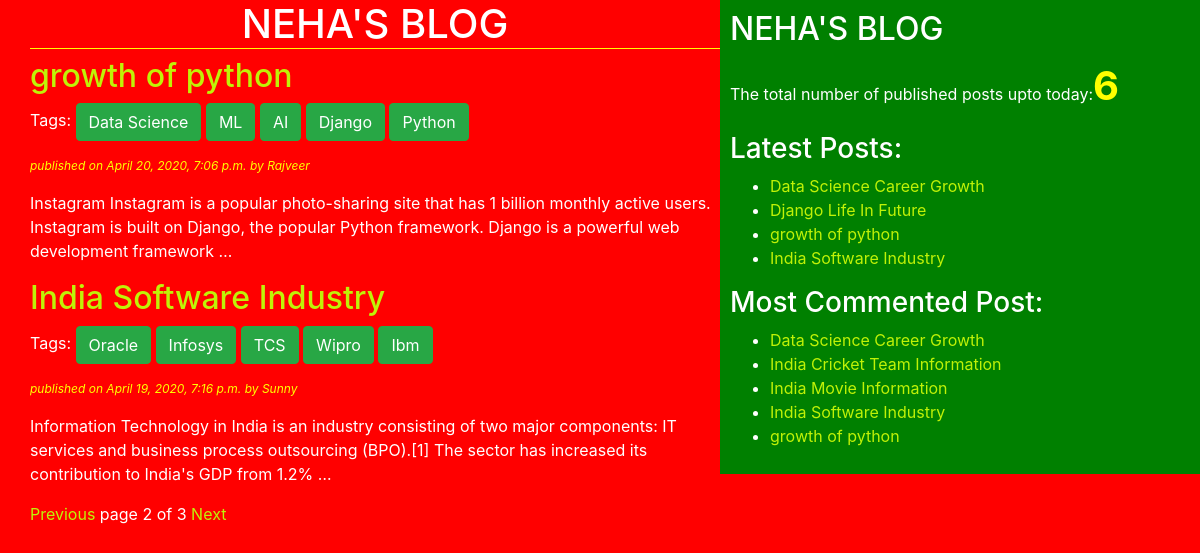
Screenshot of /?page=2 with the database file from the repository.
### blog/models.py (models this page shows, shortened)
class Post(models.Model):
    STATUS_CHOICES=(('draft', 'Draft'),('published', 'Published'))
    title=models.CharField(max_length=256)
    slug=models.SlugField(max_length=264, unique_for_date='publish')
    author=models.ForeignKey(User, related_name='blog_posts', on_delete=models.CASCADE)
    body=models.TextField()
    publish=models.DateTimeField(default=timezone.now)
    created=models.DateTimeField(auto_now_add=True)
    updated=models.DateTimeField(auto_now=True)
    status=models.CharField(max_length=10, choices=STATUS_CHOICES, default='draft')
    objects=CustomManager()
    tags=TaggableManager()
    class Meta:
        ordering = ('-publish',)
    def get_absolute_url(self):
        return reverse('post_detail', args=[self.publish.year, self.publish.month,
        self.publish.day, self.slug])

### blog/views.py (the view)
# urls.py: path('', views.post_list_view),
def post_list_view(request,tag_slug=None):
    post_list = Post.objects.all()
    tag = None
    if tag_slug:
        tag = get_object_or_404(Tag, slug=tag_slug)
        post_list = post_list.filter(tags__in=[tag])
    paginator = Paginator(post_list,2)
    page_number = request.GET.get('page')
    try:
        post_list = paginator.page(page_number)
    except PageNotAnInteger:
        post_list = paginator.page(1)
    except EmptyPage:
        post_list = paginator.page(paginator.num_pages)
    return render(request, 'blog/post_list.html', {'post_list': post_list, 'tag': tag})

### blog/models.py (called while the page is built)
    def get_queryset(self):
        return super().get_queryset().filter(status='published')

### blog/templatetags/blog_tags.py (called while the page is built)
@register.simple_tag(name='my_tag')
def total_posts():
    return Post.objects.count()

@register.inclusion_tag('blog/latest_posts123.html')
def show_latest_posts(count=3):
    latest_posts = Post.objects.order_by('-publish')[:count]
    return {'latest_posts': latest_posts}

@register.simple_tag
def get_most_commented_posts(count=5):
    return Post.objects.annotate(total_comments=Count('comments')).order_by('-total_comments')[:count]

### templates/blog/post_list.html (shortened to what this page needs)
{% extends "blog/base.html" %}
  {% block content %}
    <h1>NEHA'S BLOG</h1>
    {% for post in post_list %}
       <h2><a id="title" href="{{post.get_absolute_url}}">{{post.title}}</a></h2>
      <p>Tags:
         {% for tag in post.tags.all %}
         <a href="{%url 'post_list_by_tag_name' tag.slug%}" class="btn btn-success">{{tag.name}}</a>
         {% endfor %}
      </p>
       <p id="date">published on {{post.publish}} by {{post.author|title}}</p>
       {{post.body|truncatewords:30|linebreaks}}
    {% endfor %}
    {% include 'blog/pagination.html' with page=post_list %}
  {% endblock %}

### templates/blog/base.html (shortened to what this page needs)
<!DOCTYPE html>
{% load blog_tags %}
{% load static %}
<html lang="en">
<head>
    <link rel="stylesheet" href="https://stackpath.bootstrapcdn.com/bootstrap/4.4.1/css/bootstrap.min.css"
>
    <link rel="stylesheet" href="{% static 'css/blog.css' %}">
</head>
<body>
 <div class="content">
     {% block content %}{% endblock %}
 </div>
 <div class="sidebar">
     <h2>NEHA'S BLOG</h2>
     <p>The total number of published posts upto today:<span id='pcount'>{% my_tag %}</span></p>
     <h3>Latest Posts:</h3>{% show_latest_posts 4 %}
     <h3>Most Commented Post:</h3>
     {% get_most_commented_posts as most_commented_posts %}
     <ul>
         {% for post in most_commented_posts %}
         <li><a id="title" href="{{post.get_absolute_url}}">{{post.title}}</a></li>
         {% endfor %}
     </ul>
 </div>
</body>
</html>

### templates/blog/latest_posts123.html
<ul>
    {% for post in latest_posts %}
    <li><a id="title" href="{{post.get_absolute_url}}">{{post.title}}</a></li>
    {% endfor %}
</ul>

### static/css/blog.css (style rules this page uses)
.content { width: 60%; float: left; padding: 0 0 0 30px; background: red; height: 100%; }
.sidebar { width: 40%; float: right; padding: 10px; background: green; height: 100%; }
h1 { text-align: center; border-bottom: 1px solid yellow; paddding: 0 0 10px 0; }
body { background:red; color:white; }
#date { color:yellow; font-size: 12px; font-style: italic; }
a { color:#bff207; }
#pcount { font-size: 40px; color: yellow; font-weight: bold; }

### rows the page displays
Post: title "growth of python", publish "April 20, 2020, 7:06 p.m.", author "Rajveer", body "Instagram Instagram is a popular photo-sharing site that has 1 billion monthly active users. Instagram is built on Django, the popular Python framework. Django is a powerful web development framework …"
Tag: name "Data Science"
Tag: name "ML"
Tag: name "AI"
Tag: name "Django"
Tag: name "Python"
Post: title "India Software Industry", publish "April 19, 2020, 7:16 p.m.", author "Sunny", body "Information Technology in India is an industry consisting of two major components: IT services and business process outsourcing (BPO).[1] The sector has increased its contribution to India's GDP from 1.2% …"
Tag: name "Oracle"
Tag: name "Infosys"
Tag: name "TCS"
Tag: name "Wipro"
Tag: name "Ibm"
Post: title "Data Science Career Growth"
Post: title "Django Life In Future"
Post: title "India Cricket Team Information"
Post: title "India Movie Information"

### other values shown
{{ page.number }} "2"
{{ page.paginator.num_pages }} "3"
